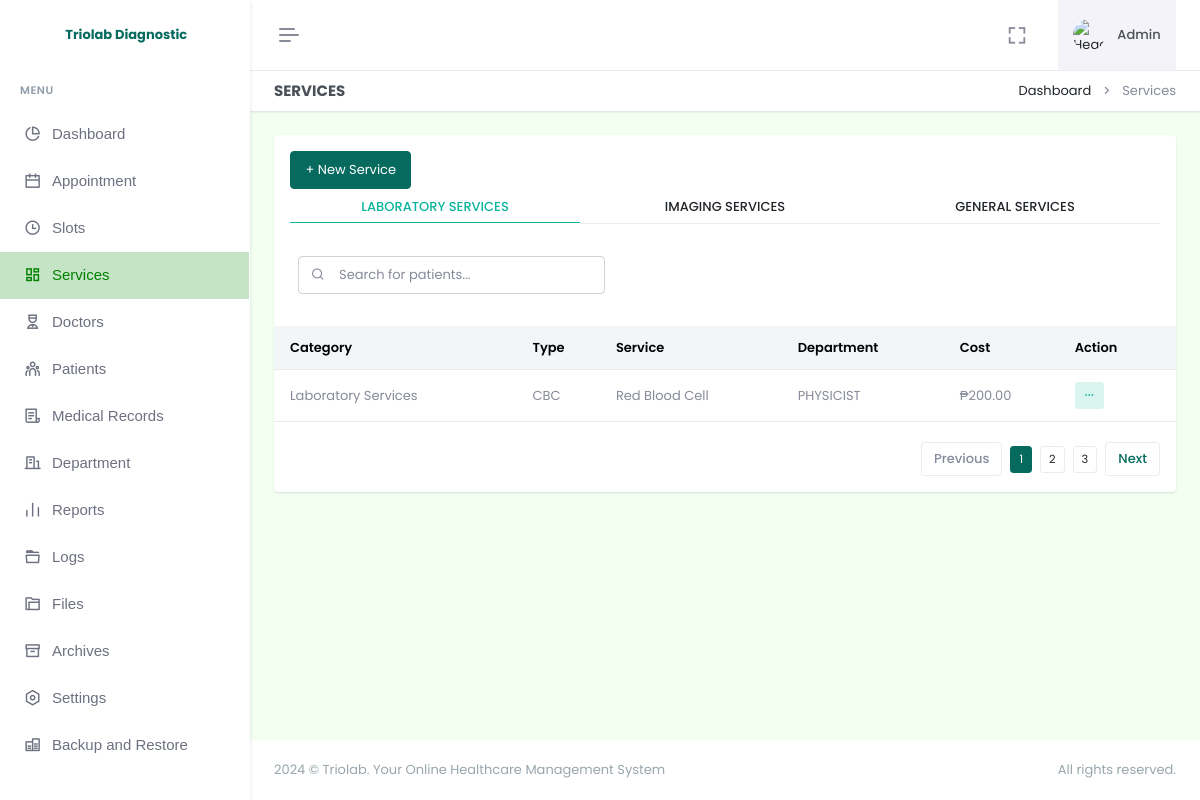
Page /admin/services.php (signed in) on the earlier database version.
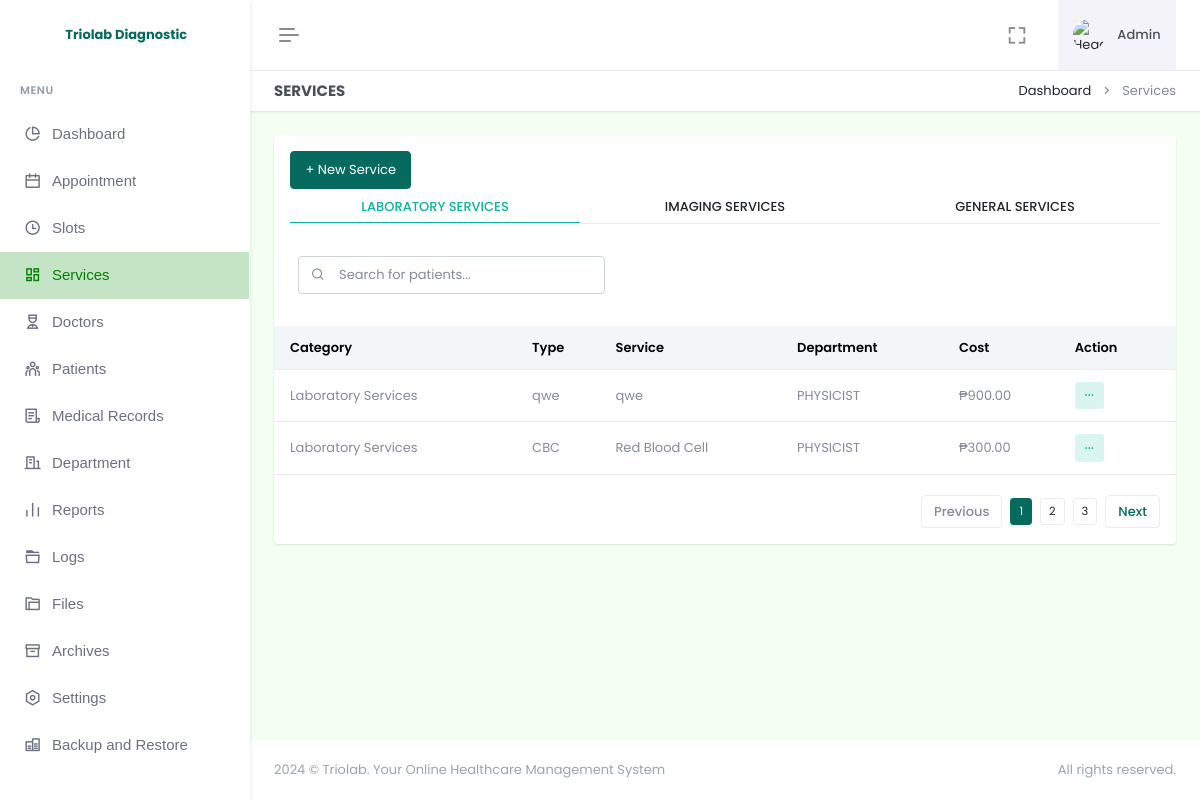
Same page on the later database version.
### tables this page shows
CREATE TABLE `services` (
  `id` int(11) NOT NULL AUTO_INCREMENT,
  `category` varchar(255) NOT NULL,
  `type` varchar(255) NOT NULL,
  `service` varchar(255) NOT NULL,
  `department_id` int(255) NOT NULL,
  `cost` varchar(255) NOT NULL,
  `date_added` timestamp NOT NULL DEFAULT current_timestamp(),
  `is_archive` tinyint(4) NOT NULL DEFAULT 0,
  PRIMARY KEY (`id`)
);

CREATE TABLE `departments` (
  `id` int(255) NOT NULL AUTO_INCREMENT,
  `name` varchar(255) NOT NULL,
  `date_added` date NOT NULL DEFAULT current_timestamp(),
  `is_archive` tinyint(4) NOT NULL DEFAULT 0,
  PRIMARY KEY (`id`)
);

### admin/services.php (the view, shortened to what the changed rows need)
<!doctype html>
<html lang="en" data-layout="vertical" data-topbar="light" data-sidebar="light" data-sidebar-size="lg" data-sidebar-image="none" data-preloader="disable" data-theme="default" data-theme-colors="green">
<head>
    <link rel="stylesheet" href="https://cdn.jsdelivr.net/npm/flatpickr/dist/flatpickr.min.css">
    <link href="assets/css/bootstrap.min.css" rel="stylesheet" type="text/css" />
    <link href="assets/css/icons.min.css" rel="stylesheet" type="text/css" />
    <link href="assets/css/app.min.css" rel="stylesheet" type="text/css" />
    <link href="assets/css/custom.min.css" rel="stylesheet" type="text/css" />
    <link rel="stylesheet" href="assets/css/sweetalert.css">
</head>
<body style="background-color: #F2FFF1">
    <div id="layout-wrapper">
        <?php require "header.php"; ?>
        <div class="main-content">
            <div class="page-content">
                <div class="container-fluid">
                    <div class="row">
                        <div class="col-12">
                            <div class="card">
                                <div class="card-body">
                                    <div class="tab-content text-muted">
                                        <div class="tab-pane active" id="laboratory" role="tabpanel">
                                            <div class="listjs-table" id="customerList">
                                                <div class="table-responsive table-card mt-3 mb-1">
                                                    <table class="table align-middle table-nowrap" id="customerTable">
                                                        <thead class="table-light">
                                                            <tr>
                                                                <th>Category</th>
                                                                <th>Type</th>
                                                                <th>Service</th>
                                                                <th>Department</th>
                                                                <th>Cost</th>
                                                                <th>Action</th>
                                                            </tr>
                                                        </thead>
                                                        <tbody class="list">
                                                            <?php
                                                            $selectlaboratory = $pdo->query("
    SELECT s.*, d.name AS department_name
    FROM services s
    LEFT JOIN departments d ON s.department_id = d.id
    WHERE s.category = 'Laboratory Services' AND s.is_archive = 0
    ORDER BY s.service ASC
");
                                                            if ($selectlaboratory->rowCount() > 0) {
                                                                while ($row = $selectlaboratory->fetch(PDO::FETCH_ASSOC)) {
                                                            ?>
                                                                    <tr>
                                                                        <td><?= $row['category']; ?></td>
                                                                        <td><?= $row['type']; ?></td>
                                                                        <td><?= $row['service']; ?></td>
                                                                        <td><?= htmlspecialchars($row['department_name'] ?? 'N/A'); ?></td>
                                                                        <td>₱<?= number_format($row['cost'], 2); ?></td>
                                                                        <td>
                                                                            <div class="dropdown d-inline-block">
                                                                                <button class="btn btn-soft-success btn-sm dropdown" type="button" data-bs-toggle="dropdown" aria-expanded="false">
                                                                                    <i class="ri-more-fill align-middle"></i>
                                                                                </button>
                                                                            </div>
                                                                        </td>
                                                                    </tr>
                                                                <?php
                                                                }
                                                            }
                                                            ?>
                                                        </tbody>
                                                    </table>
                                                </div>
                                            </div>
                                        </div>
                                    </div>
                                </div>
                            </div>
                        </div>
                    </div>
                </div>
            </div>
        </div>
    </div>
</body>
</html>

Differences in the rows shown:
added services: category "Laboratory Services", type "qwe", service "qwe", department.name "PHYSICIST", cost "900.00"
changed services "CBC": cost "200.00" → "300.00"
